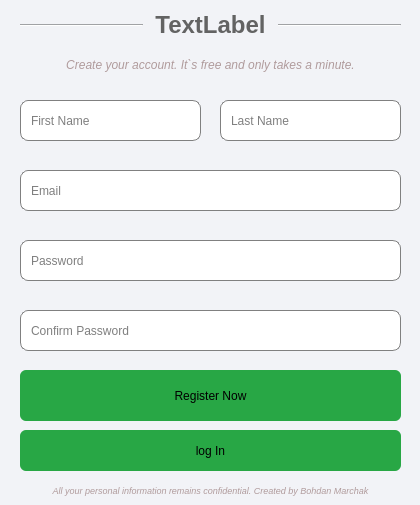
<?xml version="1.0" encoding="UTF-8"?>
<ui version="4.0">
 <class>RegistrationForm</class>
 <widget class="QWidget" name="RegistrationForm">
  <property name="geometry">
   <rect>
    <x>0</x>
    <y>0</y>
    <width>420</width>
    <height>505</height>
   </rect>
  </property>
  <property name="minimumSize">
   <size>
    <width>420</width>
    <height>505</height>
   </size>
  </property>
  <property name="maximumSize">
   <size>
    <width>420</width>
    <height>505</height>
   </size>
  </property>
  <property name="windowTitle">
   <string>Form</string>
  </property>
  <property name="styleSheet">
   <string notr="true">QWidget
{
background-color: #F2F3F7;
font-family: &quot;Lucida Sans Typewriter&quot;;
}

QPushButton
{
border-radius: 6px;
background-color: #28A745;
}

QPushButton:hover
{
background-color: #218838;
color: #F2F3F7;
}

QPushButton:pressed
{
background-color: #1E7E34;
border-style: solid;
border-width: medium;
}

QLineEdit
{
border: 1px solid gray;
border-radius: 8px;
padding: 0 8px;
background-color: #FFFFFF;
}

QLineEdit:focus
{
border: 2px solid #DFC99B;
}
</string>
  </property>
  <widget class="QLabel" name="label_2">
   <property name="geometry">
    <rect>
     <x>10</x>
     <y>45</y>
     <width>401</width>
     <height>41</height>
    </rect>
   </property>
   <property name="styleSheet">
    <string notr="true">color: #B09B9C;</string>
   </property>
   <property name="text">
    <string>&lt;html&gt;&lt;head/&gt;&lt;body&gt;&lt;p align=&quot;center&quot;&gt;&lt;span style=&quot; font-size:9pt; font-style:italic;&quot;&gt;Create your account. It`s free and only takes a minute.&lt;/span&gt;&lt;/p&gt;&lt;/body&gt;&lt;/html&gt;</string>
   </property>
  </widget>
  <widget class="QLineEdit" name="FirstNameLineEdit">
   <property name="geometry">
    <rect>
     <x>20</x>
     <y>100</y>
     <width>181</width>
     <height>41</height>
    </rect>
   </property>
   <property name="placeholderText">
    <string>First Name</string>
   </property>
  </widget>
  <widget class="QLineEdit" name="LastNameLineEdit">
   <property name="geometry">
    <rect>
     <x>220</x>
     <y>100</y>
     <width>181</width>
     <height>41</height>
    </rect>
   </property>
   <property name="placeholderText">
    <string>Last Name</string>
   </property>
  </widget>
  <widget class="QLineEdit" name="EmailLineEdit">
   <property name="geometry">
    <rect>
     <x>20</x>
     <y>170</y>
     <width>381</width>
     <height>41</height>
    </rect>
   </property>
   <property name="placeholderText">
    <string>Email</string>
   </property>
  </widget>
  <widget class="QLineEdit" name="PasswordLineEdit">
   <property name="geometry">
    <rect>
     <x>20</x>
     <y>240</y>
     <width>381</width>
     <height>41</height>
    </rect>
   </property>
   <property name="echoMode">
    <enum>QLineEdit::Password</enum>
   </property>
   <property name="placeholderText">
    <string>Password</string>
   </property>
  </widget>
  <widget class="QLineEdit" name="ConfirmPasswordLineEdit">
   <property name="geometry">
    <rect>
     <x>20</x>
     <y>310</y>
     <width>381</width>
     <height>41</height>
    </rect>
   </property>
   <property name="echoMode">
    <enum>QLineEdit::Password</enum>
   </property>
   <property name="placeholderText">
    <string>Confirm Password</string>
   </property>
  </widget>
  <widget class="QPushButton" name="RegisterNowPushButton">
   <property name="geometry">
    <rect>
     <x>20</x>
     <y>370</y>
     <width>381</width>
     <height>51</height>
    </rect>
   </property>
   <property name="styleSheet">
    <string notr="true"/>
   </property>
   <property name="text">
    <string>Register Now</string>
   </property>
  </widget>
  <widget class="QLabel" name="label_3">
   <property name="geometry">
    <rect>
     <x>10</x>
     <y>480</y>
     <width>401</width>
     <height>21</height>
    </rect>
   </property>
   <property name="styleSheet">
    <string notr="true">color: #B09B9C;</string>
   </property>
   <property name="text">
    <string>&lt;html&gt;&lt;head/&gt;&lt;body&gt;&lt;p align=&quot;center&quot;&gt;&lt;span style=&quot; font-size:7pt; font-style:italic;&quot;&gt;All your personal information remains confidential. Created by Bohdan Marchak&lt;/span&gt;&lt;/p&gt;&lt;/body&gt;&lt;/html&gt;</string>
   </property>
  </widget>
  <widget class="QWidget" name="layoutWidget">
   <property name="geometry">
    <rect>
     <x>20</x>
     <y>10</y>
     <width>381</width>
     <height>31</height>
    </rect>
   </property>
   <layout class="QHBoxLayout" name="horizontalLayout">
    <item>
     <widget class="Line" name="line_2">
      <property name="orientation">
       <enum>Qt::Horizontal</enum>
      </property>
     </widget>
    </item>
    <item>
     <widget class="QLabel" name="label">
      <property name="styleSheet">
       <string notr="true">color: #636363;</string>
      </property>
      <property name="text">
       <string>&lt;html&gt;&lt;head/&gt;&lt;body&gt;&lt;p align=&quot;center&quot;&gt;&lt;span style=&quot; font-size:18pt; font-weight:600;&quot;&gt;TextLabel&lt;/span&gt;&lt;/p&gt;&lt;/body&gt;&lt;/html&gt;</string>
      </property>
     </widget>
    </item>
    <item>
     <widget class="Line" name="line">
      <property name="orientation">
       <enum>Qt::Horizontal</enum>
      </property>
     </widget>
    </item>
   </layout>
  </widget>
  <widget class="QPushButton" name="LogiInPushButton">
   <property name="geometry">
    <rect>
     <x>20</x>
     <y>430</y>
     <width>381</width>
     <height>41</height>
    </rect>
   </property>
   <property name="text">
    <string>log In</string>
   </property>
  </widget>
  <widget class="QLabel" name="ExistLabel">
   <property name="geometry">
    <rect>
     <x>30</x>
     <y>150</y>
     <width>371</width>
     <height>16</height>
    </rect>
   </property>
   <property name="text">
    <string/>
   </property>
  </widget>
 </widget>
 <resources/>
 <connections/>
</ui>
